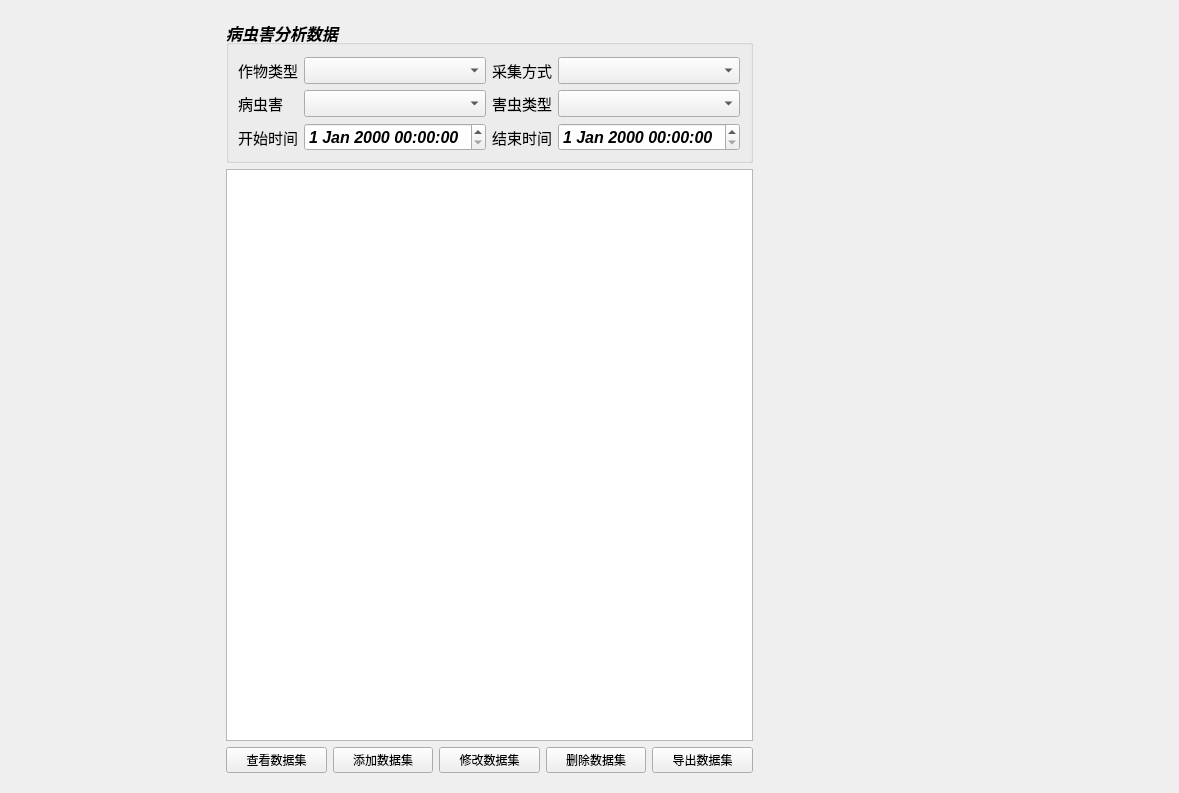
<?xml version="1.0" encoding="UTF-8"?>
<ui version="4.0">
 <class>AgriPestAndDiseaseAnalysisWidget</class>
 <widget class="QWidget" name="AgriPestAndDiseaseAnalysisWidget">
  <property name="geometry">
   <rect>
    <x>0</x>
    <y>0</y>
    <width>1179</width>
    <height>793</height>
   </rect>
  </property>
  <property name="windowTitle">
   <string>Form</string>
  </property>
  <layout class="QGridLayout" name="gridLayout">
   <item row="0" column="0">
    <widget class="AgriFieldTree" name="field_tree_widget" native="true">
     <property name="minimumSize">
      <size>
       <width>200</width>
       <height>0</height>
      </size>
     </property>
     <property name="maximumSize">
      <size>
       <width>300</width>
       <height>16777215</height>
      </size>
     </property>
     <layout class="QHBoxLayout" name="horizontalLayout_4"/>
    </widget>
   </item>
   <item row="0" column="1">
    <widget class="QWidget" name="main_widget" native="true">
     <layout class="QVBoxLayout" name="verticalLayout">
      <item>
       <layout class="QVBoxLayout" name="verticalLayout_3">
        <item>
         <widget class="QGroupBox" name="groupBox">
          <property name="minimumSize">
           <size>
            <width>300</width>
            <height>0</height>
           </size>
          </property>
          <property name="maximumSize">
           <size>
            <width>16777215</width>
            <height>16777215</height>
           </size>
          </property>
          <property name="font">
           <font>
            <pointsize>12</pointsize>
            <weight>75</weight>
            <italic>true</italic>
            <bold>true</bold>
           </font>
          </property>
          <property name="title">
           <string>病虫害分析数据</string>
          </property>
          <layout class="QGridLayout" name="gridLayout_2">
           <property name="topMargin">
            <number>12</number>
           </property>
           <property name="bottomMargin">
            <number>9</number>
           </property>
           <item row="0" column="0">
            <widget class="QLabel" name="label">
             <property name="font">
              <font>
               <pointsize>11</pointsize>
               <weight>50</weight>
               <italic>false</italic>
               <bold>false</bold>
              </font>
             </property>
             <property name="text">
              <string>作物类型</string>
             </property>
            </widget>
           </item>
           <item row="2" column="1">
            <widget class="QDateTimeEdit" name="dateTime_begin"/>
           </item>
           <item row="1" column="3">
            <widget class="QComboBox" name="comboBox_pest_type"/>
           </item>
           <item row="2" column="0">
            <widget class="QLabel" name="label_5">
             <property name="font">
              <font>
               <pointsize>11</pointsize>
               <weight>50</weight>
               <italic>false</italic>
               <bold>false</bold>
              </font>
             </property>
             <property name="text">
              <string>开始时间</string>
             </property>
            </widget>
           </item>
           <item row="0" column="3">
            <widget class="QComboBox" name="comboBox_acq_mode"/>
           </item>
           <item row="1" column="2">
            <widget class="QLabel" name="label_4">
             <property name="font">
              <font>
               <pointsize>11</pointsize>
               <weight>50</weight>
               <italic>false</italic>
               <bold>false</bold>
              </font>
             </property>
             <property name="text">
              <string>害虫类型</string>
             </property>
            </widget>
           </item>
           <item row="1" column="1">
            <widget class="QComboBox" name="comboBox_pest"/>
           </item>
           <item row="0" column="2">
            <widget class="QLabel" name="label_2">
             <property name="font">
              <font>
               <pointsize>11</pointsize>
               <weight>50</weight>
               <italic>false</italic>
               <bold>false</bold>
              </font>
             </property>
             <property name="text">
              <string>采集方式</string>
             </property>
            </widget>
           </item>
           <item row="0" column="1">
            <widget class="QComboBox" name="comboBox_crop_type"/>
           </item>
           <item row="1" column="0">
            <widget class="QLabel" name="label_3">
             <property name="font">
              <font>
               <pointsize>11</pointsize>
               <weight>50</weight>
               <italic>false</italic>
               <bold>false</bold>
              </font>
             </property>
             <property name="text">
              <string>病虫害</string>
             </property>
            </widget>
           </item>
           <item row="2" column="3">
            <widget class="QDateTimeEdit" name="dateTime_end"/>
           </item>
           <item row="2" column="2">
            <widget class="QLabel" name="label_6">
             <property name="font">
              <font>
               <pointsize>11</pointsize>
               <weight>50</weight>
               <italic>false</italic>
               <bold>false</bold>
              </font>
             </property>
             <property name="text">
              <string>结束时间</string>
             </property>
            </widget>
           </item>
          </layout>
         </widget>
        </item>
       </layout>
      </item>
      <item>
       <layout class="QVBoxLayout" name="verticalLayout_4">
        <item>
         <widget class="QTableWidget" name="tableWidget"/>
        </item>
        <item>
         <layout class="QHBoxLayout" name="horizontalLayout">
          <item>
           <widget class="QPushButton" name="ptn_view_dataset">
            <property name="text">
             <string>查看数据集</string>
            </property>
           </widget>
          </item>
          <item>
           <widget class="QPushButton" name="ptn_add_dataset">
            <property name="text">
             <string>添加数据集</string>
            </property>
           </widget>
          </item>
          <item>
           <widget class="QPushButton" name="ptn_update_dataset">
            <property name="text">
             <string>修改数据集</string>
            </property>
           </widget>
          </item>
          <item>
           <widget class="QPushButton" name="ptn_delete_dataset">
            <property name="text">
             <string>删除数据集</string>
            </property>
           </widget>
          </item>
          <item>
           <widget class="QPushButton" name="ptn_export_dataset">
            <property name="text">
             <string>导出数据集</string>
            </property>
           </widget>
          </item>
         </layout>
        </item>
       </layout>
      </item>
     </layout>
    </widget>
   </item>
   <item row="0" column="2">
    <widget class="AgriPestAndDiseaseDistributeWidget" name="distribute_widget" native="true">
     <property name="minimumSize">
      <size>
       <width>400</width>
       <height>0</height>
      </size>
     </property>
    </widget>
   </item>
  </layout>
 </widget>
 <customwidgets>
  <customwidget>
   <class>AgriFieldTree</class>
   <extends>QWidget</extends>
   <header>AgriFieldTree.h</header>
   <container>1</container>
  </customwidget>
  <customwidget>
   <class>AgriPestAndDiseaseDistributeWidget</class>
   <extends>QWidget</extends>
   <header>AgriPestAndDiseaseDistributeWidget.h</header>
   <container>1</container>
  </customwidget>
 </customwidgets>
 <resources/>
 <connections/>
</ui>
